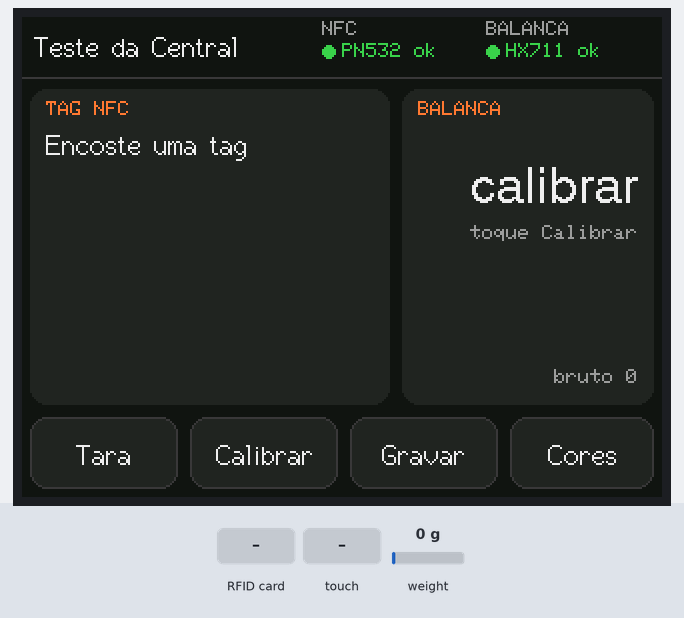
The program below on a simulated ESP32. Shown: 320×240 colour display. The test bench sets the inputs (shaded band); at power-on: weight on the scale 0 g. EEPROM starts erased.

Above: at 1.5 s.
1.6 s: RFID card 5E 7A 19 C4 held to the reader
At 2.8 s:
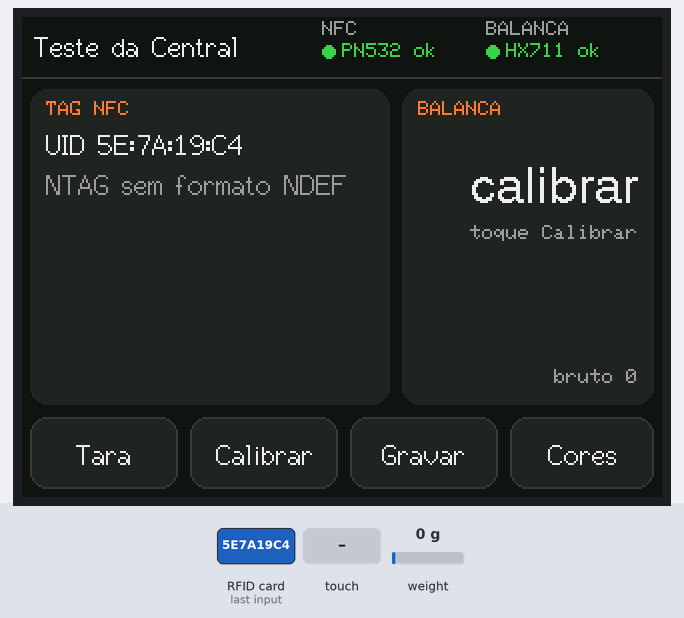
4.5 s: touch panel pressed at 38 % / 90 % of its raw x / y range
At 5.8 s:
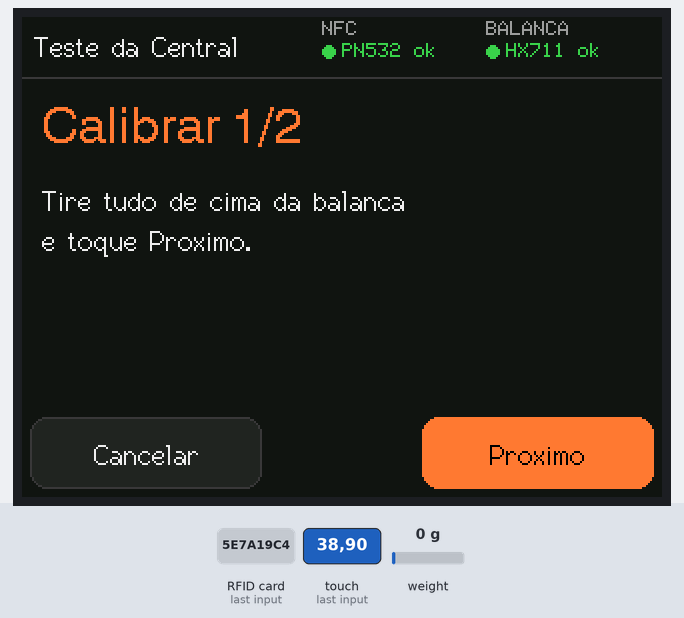
6.1 s: touch panel pressed at 87 % / 90 % of its raw x / y range
At 7.2 s:
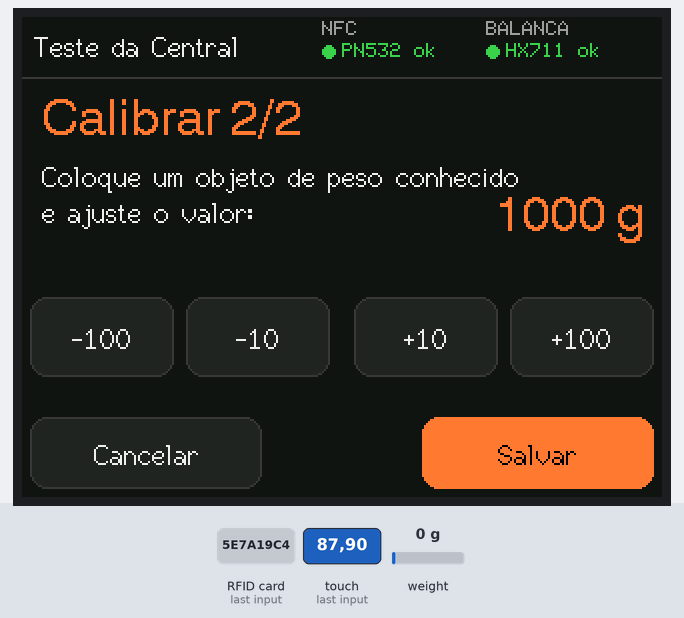
7.7 s: touch panel pressed at 13 % / 90 % of its raw x / y range
At 9.0 s:
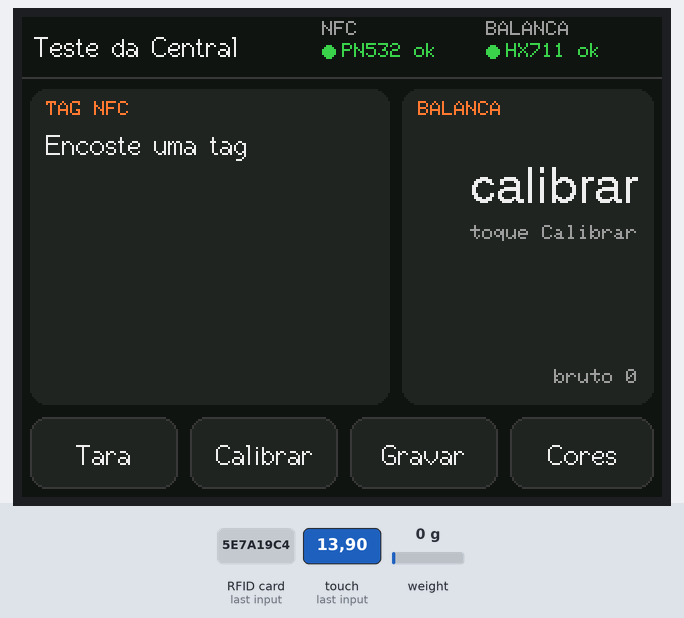
9.4 s: touch panel pressed at 62 % / 90 % of its raw x / y range
At 10.7 s:
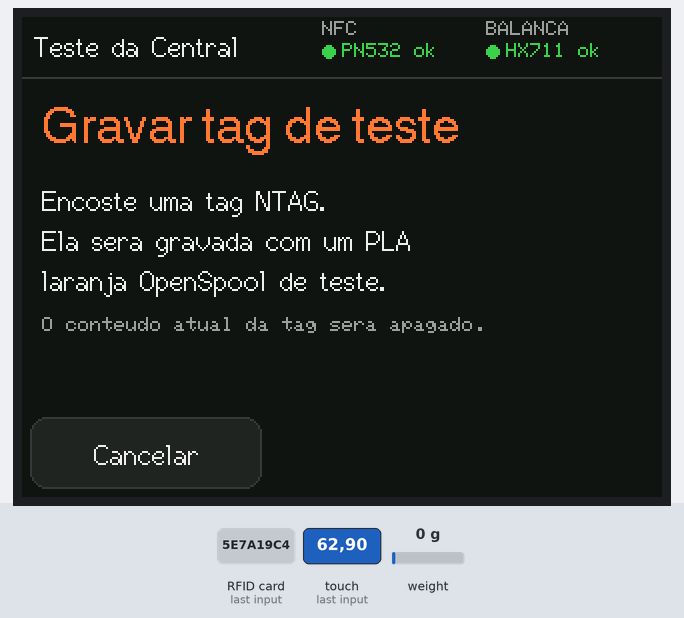
11.0 s: RFID card 5E 7A 19 C4 held to the reader
At 13.2 s:
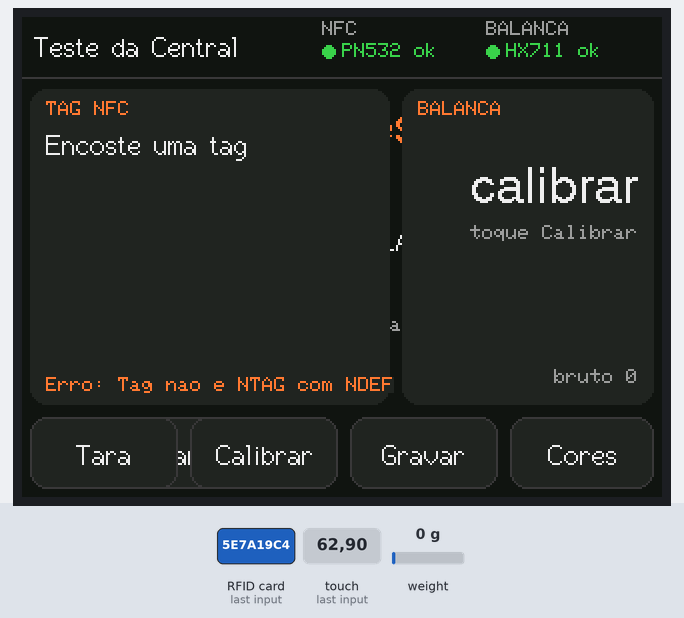
Timing chart, 0 to 14.7 s (numbered marks = the images above; inputs shaded):
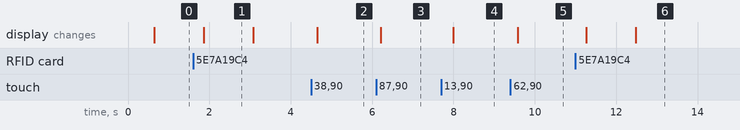

Measured:
- after the input at 1.6 s, the display: changes after 0.26 s (image 1)
- after the input at 4.5 s, the display: changes after 0.15 s (image 2)
- after the input at 6.1 s, the display: changes after 0.12 s (image 3)
- after the input at 7.7 s, the display: changes after 0.30 s (image 4)
- after the input at 9.4 s, the display: changes after 0.18 s (image 5)
- after the input at 11.0 s, the display: first changes after 0.26 s (image 6 shows a later state)
- what the display in image 1 shows lasts 1.2 s, from 1.9 s to 3.1 s

The program:

main.cpp
```cpp
// Teste do hardware da Central NFC de Filamentos
//
// Mostra, numa tela so, se cada parte esta funcionando:
//   - Tela e touch (se voce esta vendo e os botoes respondem, ok)
//   - Leitor NFC PN532: UID, tipo da tag (NTAG213/215/216) e conteudo NDEF
//   - Balanca HX711 + celula de carga: peso em gramas, tara e calibracao
//   - Gravacao de uma tag de teste no formato OpenSpool (botao "Gravar")
//
// Observacao: GPIO1 (TX) e usado como SCK do HX711, entao o monitor serial
// fica desligado neste firmware.

#include <Arduino.h>
#include <SPI.h>
#include <Wire.h>
#include <Preferences.h>
#include <TFT_eSPI.h>
#include <XPT2046_Touchscreen.h>
#include <Adafruit_PN532.h>
#include <HX711.h>

// ---------- pinos fixos da CYD ----------
static const int TOUCH_CLK = 25, TOUCH_MISO = 39, TOUCH_MOSI = 32, TOUCH_CS = 33, TOUCH_IRQ = 36;

// ---------- cores ----------
static const uint16_t C_BG = 0x10A2;      // quase preto
static const uint16_t C_PANEL = 0x2124;
static const uint16_t C_LINE = 0x39C7;
static const uint16_t C_TEXT = 0xEF7D;
static const uint16_t C_MUTED = 0x9CF3;
static const uint16_t C_ACCENT = 0xFBC6;  // laranja
static const uint16_t C_OK = 0x3E89;      // verde
static const uint16_t C_BAD = 0xF208;     // vermelho

TFT_eSPI tft;
SPIClass touchSPI(VSPI);
XPT2046_Touchscreen ts(TOUCH_CS, TOUCH_IRQ);
Adafruit_PN532 nfc(255, 255, &Wire);  // sem IRQ/RESET: modo polling por I2C
HX711 scale;
Preferences prefs;

// ---------- estado ----------
enum Mode { MODE_MAIN, MODE_CAL_EMPTY, MODE_CAL_WEIGHT, MODE_WRITE };
Mode mode = MODE_MAIN;

bool nfcOk = false;
uint32_t nfcVersion = 0;
uint8_t lastUid[10];
uint8_t lastUidLen = 0;
uint32_t lastTagSeen = 0;
String tagLine1 = "Encoste uma tag";
String tagLine2 = "";
String tagLine3 = "";
String tagMsg = "";

bool hxSeen = false;
uint32_t hxLastReady = 0;
long rawBuf[8];
int rawCount = 0, rawIdx = 0;
long rawAvg = 0;
long offsetRaw = 0;
float factor = 0;          // contagens por grama; 0 = nao calibrado
int calRefGrams = 1000;
bool invertColors = false;

uint32_t lastTouch = 0;
uint32_t lastDraw = 0;

struct Button { int x, y, w, h; const char *label; };

// ---------- utilitarios de desenho ----------
void drawButton(const Button &b, bool accent = false) {
  tft.fillRoundRect(b.x, b.y, b.w, b.h, 8, accent ? C_ACCENT : C_PANEL);
  tft.drawRoundRect(b.x, b.y, b.w, b.h, 8, accent ? C_ACCENT : C_LINE);
  tft.setTextColor(accent ? TFT_BLACK : C_TEXT);
  tft.setTextDatum(MC_DATUM);
  tft.drawString(b.label, b.x + b.w / 2, b.y + b.h / 2 + 1, 2);
}

bool hit(const Button &b, int x, int y) {
  return x >= b.x && x < b.x + b.w && y >= b.y && y < b.y + b.h;
}

void chip(int x, int y, const char *name, bool ok, const char *okText, const char *badText) {
  tft.setTextDatum(TL_DATUM);
  tft.setTextColor(C_MUTED, C_BG);
  tft.drawString(name, x, y, 1);
  tft.fillCircle(x + 3, y + 15, 3, ok ? C_OK : C_BAD);
  tft.setTextColor(ok ? C_OK : C_BAD, C_BG);
  tft.drawString(ok ? okText : badText, x + 10, y + 11, 1);
}

// ---------- botoes ----------
const Button btnTara = {4, 200, 74, 36, "Tara"};
const Button btnCal = {84, 200, 74, 36, "Calibrar"};
const Button btnWrite = {164, 200, 74, 36, "Gravar"};
const Button btnColors = {244, 200, 72, 36, "Cores"};

const Button btnNext = {200, 200, 116, 36, "Proximo"};
const Button btnCancel = {4, 200, 116, 36, "Cancelar"};
const Button btnM100 = {4, 140, 72, 40, "-100"};
const Button btnM10 = {82, 140, 72, 40, "-10"};
const Button btnP10 = {166, 140, 72, 40, "+10"};
const Button btnP100 = {244, 140, 72, 40, "+100"};
const Button btnOkCal = {200, 200, 116, 36, "Salvar"};

// ---------- balanca ----------
void loadPrefs() {
  prefs.begin("central", true);
  factor = prefs.getFloat("factor", 0);
  offsetRaw = prefs.getLong("offset", 0);
  invertColors = prefs.getBool("invert", false);
  prefs.end();
}

void savePrefs() {
  prefs.begin("central", false);
  prefs.putFloat("factor", factor);
  prefs.putLong("offset", offsetRaw);
  prefs.putBool("invert", invertColors);
  prefs.end();
}

void pollScale() {
  if (!scale.is_ready()) return;
  long v = scale.read();
  hxSeen = true;
  hxLastReady = millis();
  rawBuf[rawIdx] = v;
  rawIdx = (rawIdx + 1) % 8;
  if (rawCount < 8) rawCount++;
  long long sum = 0;
  for (int i = 0; i < rawCount; i++) sum += rawBuf[i];
  rawAvg = (long)(sum / rawCount);
}

bool scaleAlive() { return hxSeen && millis() - hxLastReady < 2000; }

float grams() {
  if (factor == 0) return NAN;
  return (rawAvg - offsetRaw) / factor;
}

// ---------- NFC / NDEF ----------
const char *tagTypeName(uint8_t ccSize) {
  switch (ccSize) {
    case 0x12: return "NTAG213 (144 B)";
    case 0x3E: return "NTAG215 (504 B)";
    case 0x6D: return "NTAG216 (888 B)";
    default: return "tag desconhecida";
  }
}

String uidHex(const uint8_t *uid, uint8_t len) {
  String s;
  for (uint8_t i = 0; i < len; i++) {
    if (uid[i] < 0x10) s += '0';
    s += String(uid[i], HEX);
    if (i + 1 < len) s += ':';
  }
  s.toUpperCase();
  return s;
}

// Le a area de dados do usuario (a partir da pagina 4) para buf. Retorna bytes lidos.
int readUserArea(uint8_t *buf, int maxBytes) {
  int n = 0;
  for (uint8_t page = 4; n + 4 <= maxBytes; page++) {
    uint8_t p[16];
    if (!nfc.ntag2xx_ReadPage(page, p)) break;
    memcpy(buf + n, p, 4);
    n += 4;
  }
  return n;
}

// Interpreta o primeiro registro NDEF e preenche tagLine3 com tipo + conteudo.
void parseNdef(const uint8_t *d, int len) {
  int i = 0;
  while (i < len) {
    uint8_t t = d[i];
    if (t == 0x00) { i++; continue; }
    if (t == 0xFE) break;
    if (i + 1 >= len) break;
    int l = d[i + 1];
    int hdr = 2;
    if (l == 0xFF) { if (i + 3 >= len) break; l = (d[i + 2] << 8) | d[i + 3]; hdr = 4; }
    if (t != 0x03) { i += hdr + l; continue; }
    const uint8_t *r = d + i + hdr;
    if (l < 3) { tagLine3 = "NDEF vazio"; return; }
    uint8_t h = r[0];
    uint8_t tnf = h & 0x07;
    bool sr = h & 0x10, il = h & 0x08;
    int p = 1;
    uint8_t typeLen = r[p++];
    uint32_t payLen = sr ? r[p++] : ((uint32_t)r[p] << 24 | (uint32_t)r[p + 1] << 16 | (uint32_t)r[p + 2] << 8 | r[p + 3]);
    if (!sr) p += 4;
    uint8_t idLen = il ? r[p++] : 0;
    String type;
    for (int k = 0; k < typeLen && p + k < l; k++) type += (char)r[p + k];
    p += typeLen + idLen;
    String payload;
    int start = p;
    if (tnf == 1 && type == "T" && payLen > 0) start += 1 + (r[p] & 0x3F);  // pula idioma
    for (int k = start; k < p + (int)payLen && k < l; k++) payload += (char)r[k];
    tagLine3 = type + ": " + payload;
    return;
  }
  tagLine3 = "Sem dados NDEF";
}

void readTagDetails() {
  uint8_t cc[16];
  tagLine2 = "";
  tagLine3 = "";
  if (!nfc.ntag2xx_ReadPage(3, cc)) { tagLine2 = "Nao e NTAG (Mifare/Bambu?)"; return; }
  if (cc[0] != 0xE1) { tagLine2 = "NTAG sem formato NDEF"; return; }
  tagLine2 = tagTypeName(cc[2]);
  int size = cc[2] * 8;
  static uint8_t data[888];
  int n = readUserArea(data, min(size, (int)sizeof(data)));
  parseNdef(data, n);
}

// Grava um registro OpenSpool de teste (cabe na NTAG213).
bool writeTestTag(String &err) {
  uint8_t cc[16];
  if (!nfc.ntag2xx_ReadPage(3, cc) || cc[0] != 0xE1) { err = "Tag nao e NTAG com NDEF"; return false; }
  const char *mime = "application/json";
  const char *json = "{\"protocol\":\"openspool\",\"version\":\"1.0\",\"type\":\"PLA\",\"color_hex\":\"#FF5500\",\"brand\":\"Teste\"}";
  uint8_t mimeLen = strlen(mime), jsonLen = strlen(json);
  uint8_t rec[200];
  int n = 0;
  rec[n++] = 0x03;                       // TLV NDEF
  rec[n++] = 3 + mimeLen + jsonLen;      // tamanho do registro
  rec[n++] = 0xD2;                       // MB ME SR, TNF=2 (MIME)
  rec[n++] = mimeLen;
  rec[n++] = jsonLen;
  memcpy(rec + n, mime, mimeLen); n += mimeLen;
  memcpy(rec + n, json, jsonLen); n += jsonLen;
  rec[n++] = 0xFE;                       // fim
  while (n % 4) rec[n++] = 0x00;
  if (n > cc[2] * 8) { err = "Nao cabe na tag"; return false; }
  for (int i = 0; i < n; i += 4) {
    if (!nfc.ntag2xx_WritePage(4 + i / 4, rec + i)) { err = "Falha na pagina " + String(4 + i / 4); return false; }
  }
  return true;
}

void pollNfc() {
  if (!nfcOk) return;
  uint8_t uid[10];
  uint8_t len = 0;
  bool found = nfc.readPassiveTargetID(PN532_MIFARE_ISO14443A, uid, &len, 60);
  if (!found) {
    if (lastUidLen && millis() - lastTagSeen > 1200) {
      lastUidLen = 0;
      tagLine1 = "Encoste uma tag";
      tagLine2 = tagLine3 = "";
    }
    return;
  }
  lastTagSeen = millis();
  bool same = len == lastUidLen && memcmp(uid, lastUid, len) == 0;
  if (same && mode != MODE_WRITE) return;
  memcpy(lastUid, uid, len);
  lastUidLen = len;
  tagLine1 = "UID " + uidHex(uid, len);
  if (mode == MODE_WRITE) {
    String err;
    if (writeTestTag(err)) tagMsg = "Gravada! Lendo de volta...";
    else tagMsg = "Erro: " + err;
    mode = MODE_MAIN;
  }
  readTagDetails();
}

// ---------- telas ----------
void drawHeader() {
  tft.fillRect(0, 0, 320, 30, C_BG);
  tft.setTextDatum(TL_DATUM);
  tft.setTextColor(C_TEXT, C_BG);
  tft.drawString("Teste da Central", 6, 7, 2);
  chip(150, 2, "NFC", nfcOk, "PN532 ok", "nao achou");
  chip(232, 2, "BALANCA", scaleAlive(), "HX711 ok", "sem sinal");
  tft.drawFastHLine(0, 30, 320, C_LINE);
}

void wrapText(const String &s, int x, int y, int w, int maxLines, uint16_t color) {
  tft.setTextColor(color, C_PANEL);
  tft.setTextDatum(TL_DATUM);
  int perLine = w / 6;
  for (int line = 0, pos = 0; line < maxLines && pos < (int)s.length(); line++, pos += perLine) {
    tft.drawString(s.substring(pos, min((int)s.length(), pos + perLine)), x, y + line * 10, 1);
  }
}

void drawMain() {
  drawHeader();
  // painel NFC
  tft.fillRoundRect(4, 36, 180, 158, 8, C_PANEL);
  tft.setTextDatum(TL_DATUM);
  tft.setTextColor(C_ACCENT, C_PANEL);
  tft.drawString("TAG NFC", 12, 42, 1);
  tft.setTextColor(C_TEXT, C_PANEL);
  tft.drawString(tagLine1, 12, 56, 2);
  tft.setTextColor(C_MUTED, C_PANEL);
  tft.drawString(tagLine2, 12, 76, 2);
  wrapText(tagLine3, 12, 98, 166, 7, C_TEXT);
  if (tagMsg.length()) { tft.setTextColor(C_ACCENT, C_PANEL); tft.drawString(tagMsg, 12, 180, 1); }
  // painel balanca
  tft.fillRoundRect(190, 36, 126, 158, 8, C_PANEL);
  tft.setTextColor(C_ACCENT, C_PANEL);
  tft.drawString("BALANCA", 198, 42, 1);
  tft.setTextDatum(TR_DATUM);
  if (!scaleAlive()) {
    tft.setTextColor(C_BAD, C_PANEL);
    tft.drawString("sem sinal", 308, 80, 2);
    tft.setTextColor(C_MUTED, C_PANEL);
    tft.drawString("confira DT/SCK", 308, 100, 1);
  } else if (factor == 0) {
    tft.setTextColor(C_TEXT, C_PANEL);
    tft.drawString("calibrar", 308, 74, 4);
    tft.setTextColor(C_MUTED, C_PANEL);
    tft.drawString("toque Calibrar", 308, 104, 1);
  } else {
    float g = grams();
    tft.setTextColor(C_TEXT, C_PANEL);
    tft.drawString(String((long)lroundf(g)), 308, 66, 7);
    tft.setTextColor(C_MUTED, C_PANEL);
    tft.drawString("gramas", 308, 122, 2);
  }
  tft.setTextColor(C_MUTED, C_PANEL);
  tft.drawString("bruto " + String(rawAvg), 308, 176, 1);
  tft.setTextDatum(TL_DATUM);
  drawButton(btnTara);
  drawButton(btnCal);
  drawButton(btnWrite);
  drawButton(btnColors);
}

void drawCalEmpty() {
  tft.fillScreen(C_BG);
  drawHeader();
  tft.setTextDatum(TL_DATUM);
  tft.setTextColor(C_ACCENT, C_BG);
  tft.drawString("Calibrar 1/2", 10, 44, 4);
  tft.setTextColor(C_TEXT, C_BG);
  tft.drawString("Tire tudo de cima da balanca", 10, 84, 2);
  tft.drawString("e toque Proximo.", 10, 104, 2);
  drawButton(btnCancel);
  drawButton(btnNext, true);
}

void drawCalWeight() {
  tft.fillRect(0, 31, 320, 209, C_BG);
  tft.setTextDatum(TL_DATUM);
  tft.setTextColor(C_ACCENT, C_BG);
  tft.drawString("Calibrar 2/2", 10, 40, 4);
  tft.setTextColor(C_TEXT, C_BG);
  tft.drawString("Coloque um objeto de peso conhecido", 10, 72, 2);
  tft.drawString("e ajuste o valor:", 10, 90, 2);
  tft.fillRect(180, 86, 140, 30, C_BG);
  tft.setTextDatum(TR_DATUM);
  tft.setTextColor(C_ACCENT, C_BG);
  tft.drawString(String(calRefGrams) + " g", 312, 88, 4);
  drawButton(btnM100); drawButton(btnM10); drawButton(btnP10); drawButton(btnP100);
  drawButton(btnCancel);
  drawButton(btnOkCal, true);
}

void drawWrite() {
  tft.fillScreen(C_BG);
  drawHeader();
  tft.setTextDatum(TL_DATUM);
  tft.setTextColor(C_ACCENT, C_BG);
  tft.drawString("Gravar tag de teste", 10, 44, 4);
  tft.setTextColor(C_TEXT, C_BG);
  tft.drawString("Encoste uma tag NTAG.", 10, 84, 2);
  tft.drawString("Ela sera gravada com um PLA", 10, 104, 2);
  tft.drawString("laranja OpenSpool de teste.", 10, 124, 2);
  tft.setTextColor(C_MUTED, C_BG);
  tft.drawString("O conteudo atual da tag sera apagado.", 10, 150, 1);
  drawButton(btnCancel);
}

void enter(Mode m) {
  mode = m;
  if (m == MODE_MAIN) { tft.fillScreen(C_BG); drawMain(); }
  if (m == MODE_CAL_EMPTY) drawCalEmpty();
  if (m == MODE_CAL_WEIGHT) drawCalWeight();
  if (m == MODE_WRITE) { lastUidLen = 0; drawWrite(); }
}

// ---------- toque ----------
void handleTouch() {
  if (!ts.touched() || millis() - lastTouch < 300) return;
  TS_Point p = ts.getPoint();
  lastTouch = millis();
  int x = constrain(map(p.x, 200, 3700, 0, 320), 0, 319);
  int y = constrain(map(p.y, 240, 3800, 0, 240), 0, 239);

  if (mode == MODE_MAIN) {
    if (hit(btnTara, x, y)) { offsetRaw = rawAvg; savePrefs(); tagMsg = ""; drawMain(); }
    else if (hit(btnCal, x, y)) enter(MODE_CAL_EMPTY);
    else if (hit(btnWrite, x, y)) { tagMsg = ""; enter(MODE_WRITE); }
    else if (hit(btnColors, x, y)) { invertColors = !invertColors; tft.invertDisplay(invertColors); savePrefs(); }
  } else if (mode == MODE_CAL_EMPTY) {
    if (hit(btnCancel, x, y)) enter(MODE_MAIN);
    else if (hit(btnNext, x, y)) { offsetRaw = rawAvg; enter(MODE_CAL_WEIGHT); }
  } else if (mode == MODE_CAL_WEIGHT) {
    int d = 0;
    if (hit(btnM100, x, y)) d = -100;
    if (hit(btnM10, x, y)) d = -10;
    if (hit(btnP10, x, y)) d = 10;
    if (hit(btnP100, x, y)) d = 100;
    if (d) { calRefGrams = constrain(calRefGrams + d, 10, 9000); drawCalWeight(); }
    else if (hit(btnCancel, x, y)) { loadPrefs(); enter(MODE_MAIN); }
    else if (hit(btnOkCal, x, y)) {
      long delta = rawAvg - offsetRaw;
      if (labs(delta) > 50) { factor = (float)delta / calRefGrams; savePrefs(); }
      enter(MODE_MAIN);
    }
  } else if (mode == MODE_WRITE) {
    if (hit(btnCancel, x, y)) enter(MODE_MAIN);
  }
}

// ---------- setup / loop ----------
void setup() {
  loadPrefs();

  tft.init();
  tft.setRotation(1);
  tft.invertDisplay(invertColors);
  tft.fillScreen(C_BG);

  touchSPI.begin(TOUCH_CLK, TOUCH_MISO, TOUCH_MOSI, TOUCH_CS);
  ts.begin(touchSPI);
  ts.setRotation(1);

  Wire.begin(PIN_NFC_SDA, PIN_NFC_SCL);
  nfc.begin();
  nfcVersion = nfc.getFirmwareVersion();
  nfcOk = nfcVersion != 0;
  if (nfcOk) nfc.SAMConfig();
  else tagLine1 = "PN532 nao encontrado";
  if (!nfcOk) tagLine2 = "Confira fios e chave I2C";

  scale.begin(PIN_HX_DT, PIN_HX_SCK);

  enter(MODE_MAIN);
}

void loop() {
  pollScale();
  pollNfc();
  handleTouch();
  // redesenha so quando algo mudou, para a tela nao piscar
  if (millis() - lastDraw > 250) {
    lastDraw = millis();
    static String lastSig;
    String sig = String(nfcOk) + scaleAlive() + tagLine1 + tagLine2 + tagLine3 + tagMsg +
                 (factor == 0 ? String(rawAvg / 1000) : String(lroundf(grams())));
    if (sig != lastSig) {
      lastSig = sig;
      if (mode == MODE_MAIN) drawMain();
      else drawHeader();
    }
  }
}
```
